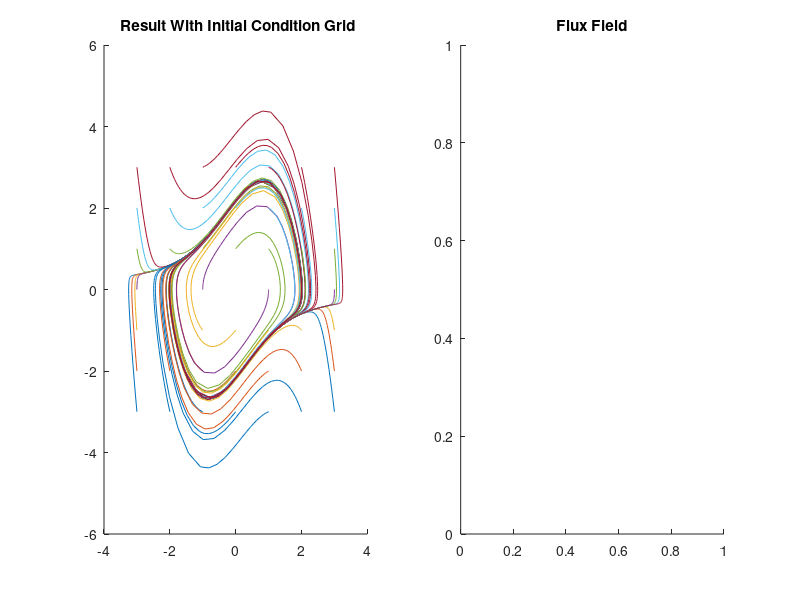

Write the MATLAB code that produced this figure. (Note: this script raises an error after producing the figure.)
clc, clear, close all;

%the circuit of wich we want to search the trajectory is a sort of modified
%Van Der Pole Oscillator System
%     _________________________
%    |       |       |         |
%    |       |       |         |
%    |       |       |         |
%    |       (      (|)      _____ 
%   (-)       )      |       _____
%    |       (       |         |
%    |       |       |         | 
%    |       |     |_\/_|      |
%    |_______|_______|_________|




% where: 
%x1(t) = VC(t)
%x2(t) = iC(t)
%d/dt x1(t) = x2(t)
%d/dt x2(t) = (1/c)(alpha - 3betax1(t)^2)x2(t) - x1(t)

alpha = 1; %alpha parameter
beta = 1 / 3; %beta parameter
C = 1; %capacitance
L = 1; %inductance

%define the system it takes as input the timespane and the state vector
vdp = @(t,x)[x(2);
             (1 / C) * (alpha - (3 * beta * (x(1) ^ 2))) * x(2) - (1/L)*x(1)];

%now we define the time interval in wich we work 
t_span = [0 20];

%then we define the initial condition
x1_0_vals = -3:1:3;
x2_0_vals = -3:1:3;

figure("Position", [100,100, 1000,500]);
hold on;
title('Van Der Pole Oscillator Trajectory');
xlabel('x_1(t) = v_C(t)');
ylabel('x_2(t) = i_C(t)');
grid on;


%loop trough all the initial conditions

for x1_0 = x1_0_vals
    for x2_0 = x2_0_vals
        %solve the associated ode
        [T, X] = ode45(vdp,t_span,[x1_0,x2_0]);

        %plot all the ode result
        subplot(1, 2, 1);
        hold on;
        plot(X(:, 1), X(:, 2));
        title(" Result With Initial Condition Grid")
    end
end

%plot the states
subplot(1, 2, 2);
title("Flux Field");

%create a grid that is the same dimension as the initial states
[x1_grid, x2_grid] = meshgrid(-3:1:3, -3:1:3);
u = x2_grid; %arrow for the first state vector
v = (1/C)*(alpha - 3*beta*x1_grid.^2).*x2_grid - (1/L)*x1_grid;%arrow for the second state vector
streamslice(x1_grid, x2_grid, u, v); %add the arrows
